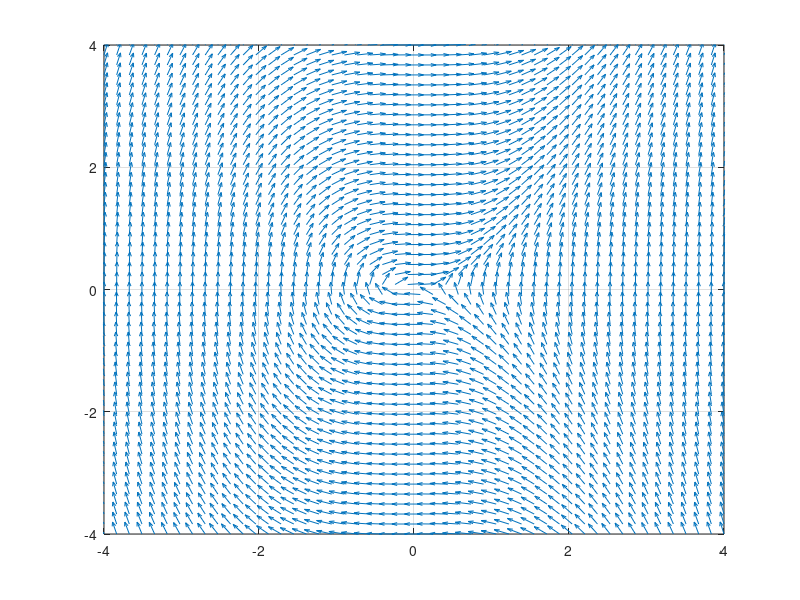

Write the MATLAB code that produced this figure. (Note: this script raises an error after producing the figure.)
clc
clear
close all 
warning off

Ts = linspace(-4,4,50);
[x1,x2] = meshgrid(Ts,Ts);
dx1= x2;
dx2= x1.^2;
xdot1 = dx1./(sqrt((dx1).^2 + (dx2).^2));
xdot2 = dx2./(sqrt((dx1).^2 + (dx2).^2));
figure
quiver(x1,x2,xdot1,xdot2)
% quiver(x1,x2,dx1,dx2)
axis([-4 4 -4 4])
grid on
hold on

options = odeset('RelTol',1e-4,'AbsTol',[1e-5 1e-5]);

for i = -10:10
    [~,X] = ode45(@plane,[0 10],[i,i]',options);
    plot(X(:,1),X(:,2),'r')
    hold on
    [~,X] = ode45(@plane,[10 0],[i,i]',options);
    plot(X(:,1),X(:,2),'r')
    hold on
    [~,X] = ode45(@plane,[0 10],[-i,i]',options);
    plot(X(:,1),X(:,2),'r')
    hold on
    [~,X] = ode45(@plane,[10 0],[-i,i]',options);
    plot(X(:,1),X(:,2),'r')
    hold on
end

function [dx] = plane(t,x)
dx = zeros(2,1);
dx(1)= x(2);
dx(2)= x(1).^2;
end
